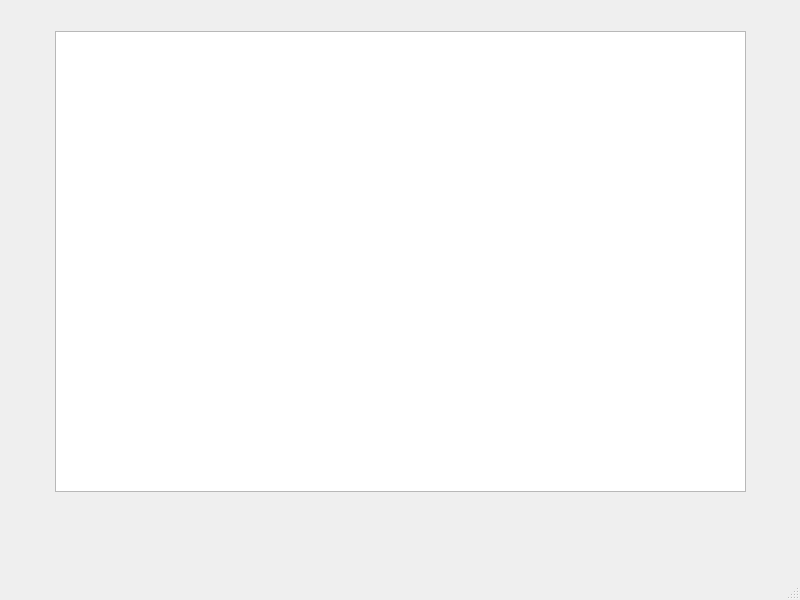
<?xml version="1.0" encoding="UTF-8"?>
<ui version="4.0">
 <class>MainWindow</class>
 <widget class="QMainWindow" name="MainWindow">
  <property name="geometry">
   <rect>
    <x>0</x>
    <y>0</y>
    <width>800</width>
    <height>600</height>
   </rect>
  </property>
  <property name="windowTitle">
   <string>MainWindow</string>
  </property>
  <widget class="QWidget" name="centralwidget">
   <widget class="QTableWidget" name="tableWidget">
    <property name="geometry">
     <rect>
      <x>55</x>
      <y>31</y>
      <width>691</width>
      <height>461</height>
     </rect>
    </property>
   </widget>
  </widget>
  <widget class="QMenuBar" name="menubar">
   <property name="geometry">
    <rect>
     <x>0</x>
     <y>0</y>
     <width>800</width>
     <height>26</height>
    </rect>
   </property>
  </widget>
  <widget class="QStatusBar" name="statusbar"/>
 </widget>
 <resources/>
 <connections/>
</ui>
